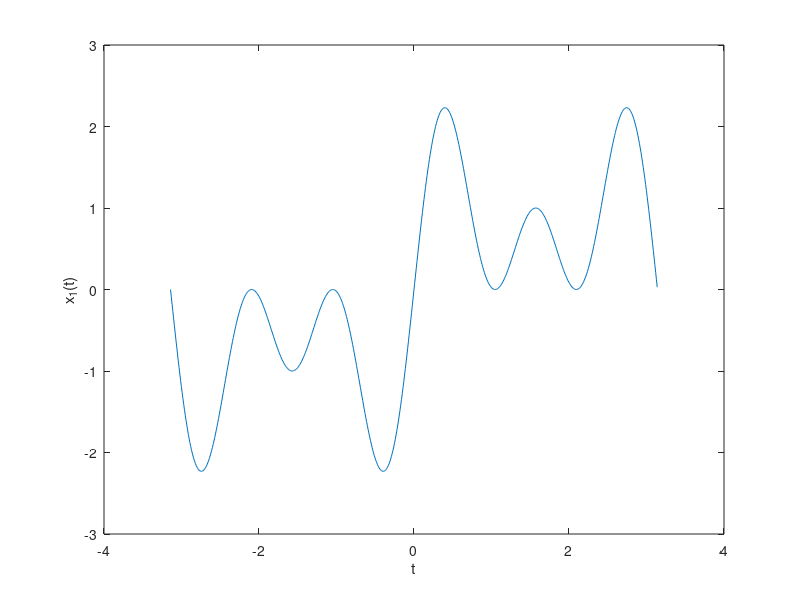
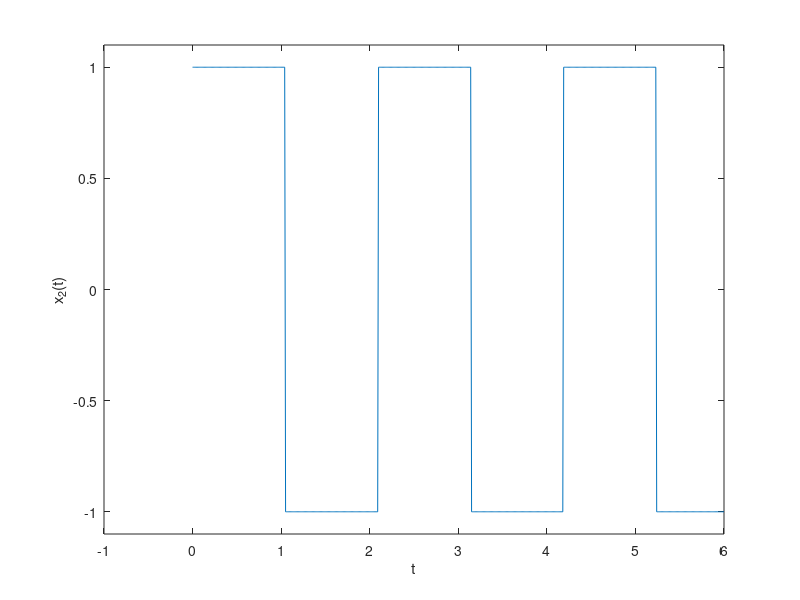
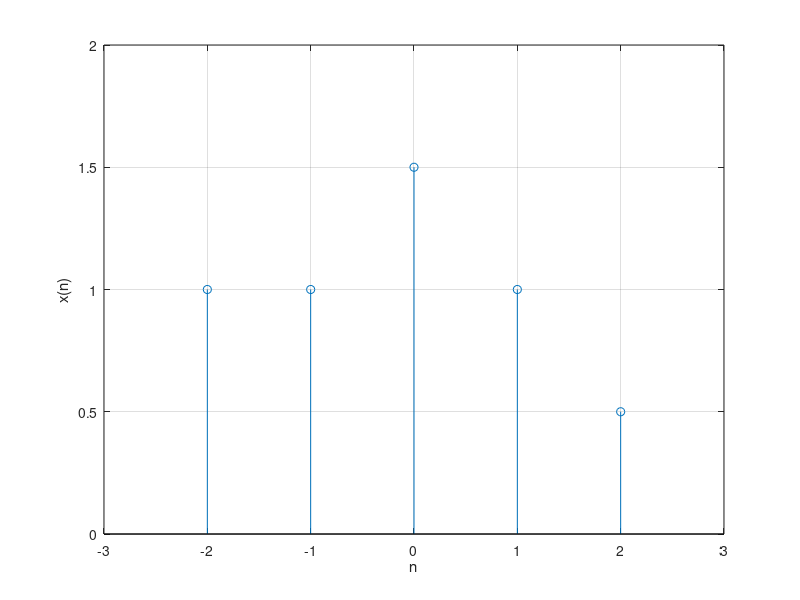
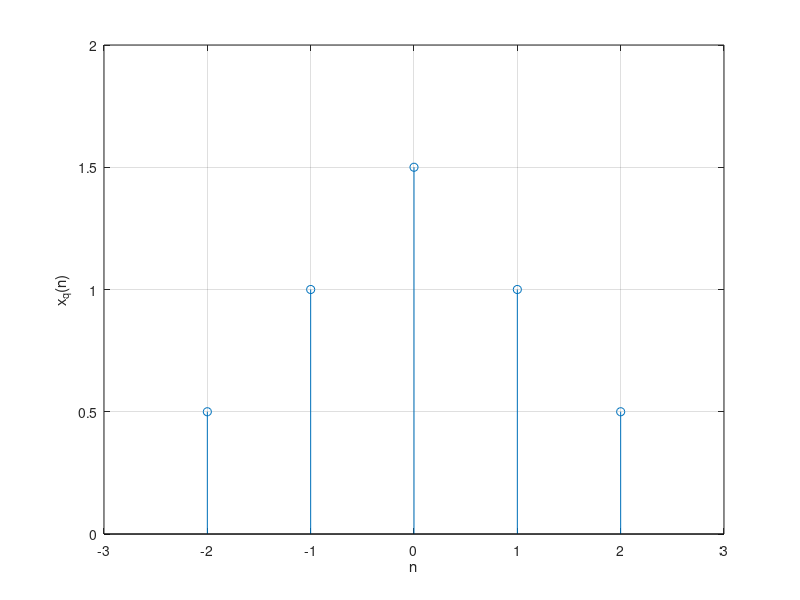

Source code (MATLAB) for these figures, in order:
%% ECE512 lecture 1

clear all; clc;

%% continuous time signals 1
figure(1);clf;
x = [-pi:.01:pi];
sin1=sin(x);sin2=sin(3*x);sin3=sin(5*x);
plot(x, sin1+sin2+sin3)
xlabel('t')
ylabel('x_1(t)')

%% continuous time signals 2
figure(2);clf;
x = [0:.01:6];
plot(x,square(3*x) )
xlabel('t')
ylabel('x_2(t)')
xlim([-1 6])
ylim([-1.1 1.1])

%% discrete time signals 1
figure(3);clf;
x = [-2 -1 0 1 2];
y = [1 1 1.5 1 .5];
stem(x,y)
xlabel('n')
ylabel('x(n)')
xlim([-3 3])
ylim([0 2])
grid


%% digital signals 1
figure(4);clf;
x = [-2 -1 0 1 2];
y = [.5 1 1.5 1 .5];
stem(x,y)
xlabel('n')
ylabel('x_q(n)')
xlim([-3 3])
ylim([0 2])
grid